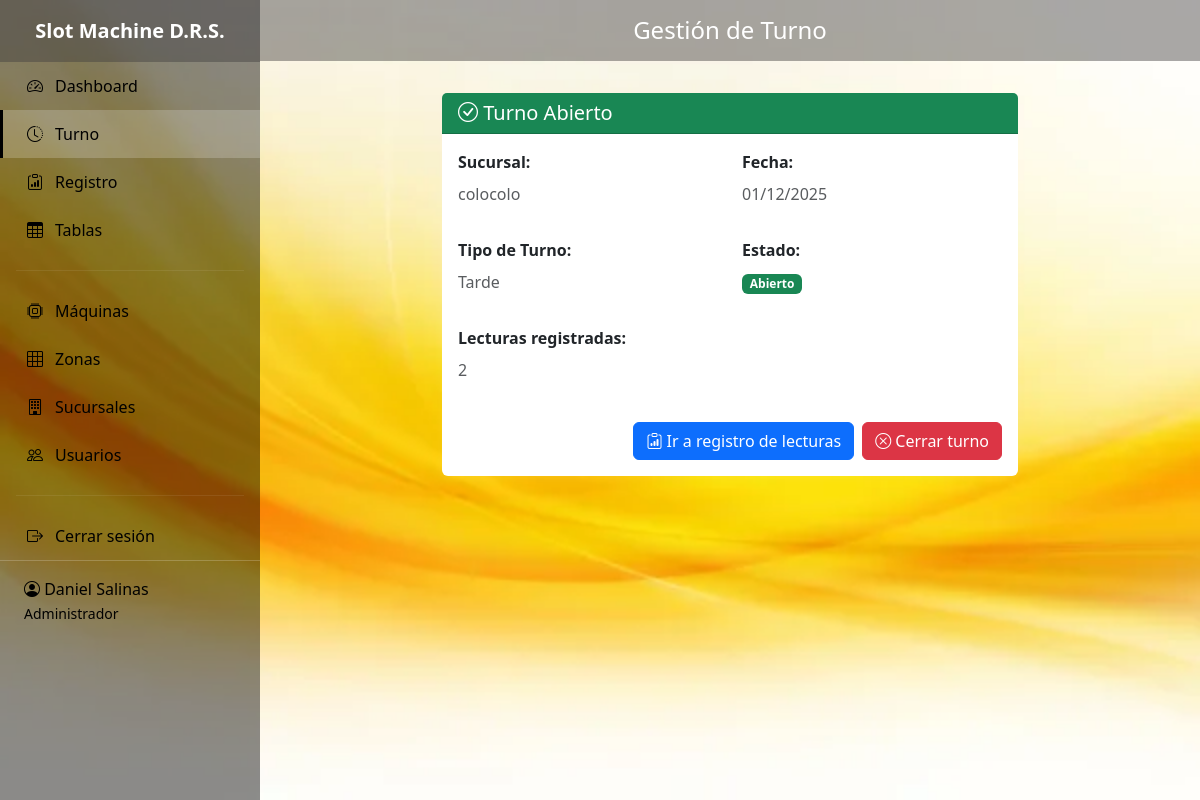
The app's page /turno/ (signed in) with its own data.
### control/models.py (models this page shows, shortened)
class Usuario(AbstractUser):
    ROLE_CHOICES = [
        ('admin', 'Administrador'),
        ('usuario', 'Usuario/Atendedora'),
    ]
    role = models.CharField(
        max_length=20,
        choices=ROLE_CHOICES,
        default='usuario',
        verbose_name='Rol'
    )
    nombre = models.CharField(max_length=150, verbose_name='Nombre Completo')
    class Meta:
        verbose_name = 'Usuario'
        verbose_name_plural = 'Usuarios'

class Turno(models.Model):
    TIPO_TURNO_CHOICES = [
        ('Mañana', 'Mañana'),
        ('Tarde', 'Tarde'),
        ('Noche', 'Noche'),
    ]
    ESTADO_CHOICES = [
        ('Abierto', 'Abierto'),
        ('Cerrado', 'Cerrado'),
    ]
    sucursal = models.ForeignKey(
        Sucursal,
        on_delete=models.CASCADE,
        related_name='turnos',
        verbose_name='Sucursal'
    )
    usuario = models.ForeignKey(
        Usuario,
        on_delete=models.CASCADE,
        related_name='turnos',
        verbose_name='Usuario'
    )
    fecha = models.DateField(verbose_name='Fecha')
    tipo_turno = models.CharField(
        max_length=20,
        choices=TIPO_TURNO_CHOICES,
        verbose_name='Tipo de Turno'
    )
    estado = models.CharField(
        max_length=20,
        choices=ESTADO_CHOICES,
        default='Abierto',
        verbose_name='Estado'
    )
    observaciones = models.TextField(blank=True, verbose_name='Observaciones')
    total_cierre = models.DecimalField(
        max_digits=14,
        decimal_places=2,
        null=True,
        blank=True,
        verbose_name='Total de Cierre'
    )
    created_at = models.DateTimeField(auto_now_add=True, verbose_name='Fecha de Creación')
    class Meta:
        verbose_name = 'Turno'
        verbose_name_plural = 'Turnos'
        ordering = ['-fecha', '-created_at']

class Sucursal(models.Model):
    nombre = models.CharField(max_length=150, verbose_name='Nombre')
    direccion = models.CharField(max_length=255, blank=True, verbose_name='Dirección')
    telefono = models.CharField(max_length=50, blank=True, verbose_name='Teléfono')
    created_at = models.DateTimeField(auto_now_add=True, verbose_name='Fecha de Creación')
    class Meta:
        verbose_name = 'Sucursal'
        verbose_name_plural = 'Sucursales'
        ordering = ['nombre']

### control/views.py (the view, shortened to what this page needs)
# urls.py: path('turno/', views.turno_view, name='turno'),
@login_required
def turno_view(request):
    turno_abierto = Turno.objects.filter(
        usuario=request.user,
        estado='Abierto'
    ).first()
    form = TurnoForm() if not turno_abierto else None
    cantidad_lecturas = 0
    if turno_abierto:
        cantidad_lecturas = LecturaMaquina.objects.filter(
            turno=turno_abierto
        ).count()
    context = {
        'turno_abierto': turno_abierto,
        'cantidad_lecturas': cantidad_lecturas,
        'form': form,
        'sucursales': Sucursal.objects.all(),
    }
    return render(request, 'turno.html', context)

### templates/turno.html (shortened to what this page needs)
{% extends 'base.html' %}
{% block page_title %}Gestión de Turno{% endblock %}
{% block content %}
<div class="row">
    <div class="col-lg-8 mx-auto">
        {% if turno_abierto %}
            <div class="card">
                <div class="card-header bg-success text-white">
                    <h5 class="mb-0"><i class="bi bi-check-circle"></i> Turno Abierto</h5>
                </div>
                <div class="card-body">
                    <div class="row mb-3">
                        <div class="col-md-6">
                            <p class="mb-2"><strong>Sucursal:</strong></p>
                            <p class="text-muted">{{ turno_abierto.sucursal.nombre }}</p>
                        </div>
                        <div class="col-md-6">
                            <p class="mb-2"><strong>Fecha:</strong></p>
                            <p class="text-muted">{{ turno_abierto.fecha|date:"d/m/Y" }}</p>
                        </div>
                    </div>
                    <div class="row mb-3">
                        <div class="col-md-6">
                            <p class="mb-2"><strong>Tipo de Turno:</strong></p>
                            <p class="text-muted">{{ turno_abierto.tipo_turno }}</p>
                        </div>
                        <div class="col-md-6">
                            <p class="mb-2"><strong>Estado:</strong></p>
                            <span class="badge bg-success">{{ turno_abierto.estado }}</span>
                        </div>
                    </div>
                    <div class="row mb-3">
                        <div class="col-md-6">
                            <p class="mb-2"><strong>Lecturas registradas:</strong></p>
                            <p class="text-muted">{{ cantidad_lecturas }}</p>
                        </div>
                    </div>
                    <div class="d-grid gap-2 d-md-flex justify-content-md-end mt-4">
                        <a href="{% url 'control:registro' %}" class="btn btn-primary btn-lg-tablet">
                            <i class="bi bi-clipboard-data"></i> Ir a registro de lecturas
                        </a>
                        <form method="post" action="{% url 'control:cerrar_turno' turno_abierto.id %}" onsubmit="return confirm('¿Está seguro de cerrar este turno?');">
                            <button type="submit" class="btn btn-danger btn-lg-tablet">
                                <i class="bi bi-x-circle"></i> Cerrar turno
                            </button>
                        </form>
                    </div>
                </div>
            </div>
        {% endif %}
    </div>
</div>
{% endblock %}

### templates/base.html (shortened to what this page needs)
{% load static %}
<!DOCTYPE html>
<html lang="es">
<head>
    <link href="https://cdn.jsdelivr.net/npm/bootstrap@5.3.0/dist/css/bootstrap.min.css" rel="stylesheet">
    <link rel="stylesheet" href="https://cdn.jsdelivr.net/npm/bootstrap-icons@1.11.0/font/bootstrap-icons.css">
    <link rel="stylesheet" href="{% static 'css/custom.css' %}">
</head>
<body>
{% if user.is_authenticated %}
    <aside class="sidebar">
        <div class="sidebar-brand">
            Slot Machine D.R.S.
        </div>
        <ul class="sidebar-nav nav flex-column">
            {% if user.role == 'admin' %}
            <li class="nav-item">
                <a class="nav-link {% if request.resolver_match.url_name == 'dashboard' %}active{% endif %}"
                   href="{% url 'control:dashboard' %}">
                    <i class="bi bi-speedometer2"></i> Dashboard
                </a>
            </li>
            {% endif %}
            <li class="nav-item">
                <a class="nav-link {% if request.resolver_match.url_name == 'turno' %}active{% endif %}"
                   href="{% url 'control:turno' %}">
                    <i class="bi bi-clock-history"></i> Turno
                </a>
            </li>
            <li class="nav-item">
                <a class="nav-link {% if request.resolver_match.url_name == 'registro' %}active{% endif %}"
                   href="{% url 'control:registro' %}">
                    <i class="bi bi-clipboard-data"></i> Registro
                </a>
            </li>
            <li class="nav-item">
                <a class="nav-link {% if request.resolver_match.url_name == 'tablas' %}active{% endif %}"
                   href="{% url 'control:tablas' %}">
                    <i class="bi bi-table"></i> Tablas
                </a>
            </li>
            {% if user.role == 'admin' %}
                <hr class="mx-3" style="border-color: rgba(255,255,255,0.3);">
                <li class="nav-item">
                    <a class="nav-link {% if 'maquinas' in request.path %}active{% endif %}"
                       href="{% url 'control:maquinas_list' %}">
                        <i class="bi bi-cpu"></i> Máquinas
                    </a>
                </li>
                <li class="nav-item">
                    <a class="nav-link {% if 'zonas' in request.path %}active{% endif %}"
                       href="{% url 'control:zonas_list' %}">
                        <i class="bi bi-grid-3x3"></i> Zonas
                    </a>
                </li>
                <li class="nav-item">
                    <a class="nav-link {% if 'sucursales' in request.path %}active{% endif %}"
                       href="{% url 'control:sucursales_list' %}">
                        <i class="bi bi-building"></i> Sucursales
                    </a>
                </li>
                <li class="nav-item">
                    <a class="nav-link {% if 'usuarios' in request.path %}active{% endif %}"
                       href="{% url 'control:usuarios_list' %}">
                        <i class="bi bi-people"></i> Usuarios
                    </a>
                </li>
            {% endif %}
            <hr class="mx-3" style="border-color: rgba(255,255,255,0.3);">
            <li class="nav-item">
                <a class="nav-link" href="{% url 'control:logout' %}">
                    <i class="bi bi-box-arrow-right"></i> Cerrar sesión
                </a>
            </li>
        </ul>
        <div class="sidebar-user">
            <i class="bi bi-person-circle"></i> {{ user.nombre }} <br>
            <small>{{ user.get_role_display }}</small>
        </div>
    </aside>
    <main class="main-content">
        <div class="top-bar">
            <h4 class="mb-0">{% block page_title %}Sistema de Control{% endblock %}</h4>
        </div>
        <div class="content-area">
            {% block content %}{% endblock %}
        </div>
    </main>
{% else %}
    {% block login_content %}{% endblock %}
{% endif %}
</body>
</html>

### static/img/custom.css (style rules this page uses)
.sidebar { position: relative; height: 100vh; background-image: url("../img/sidebar_bg.jpg"); background-size: cover; background-position: center; background-repeat: no-repeat; background-attachment: fixed; }
.sidebar::before { content: ""; position: absolute; top: 0; left: 0; width: 100%; height: 100%; background: rgba(0, 0, 0, 0.55); z-index: 0; }
.sidebar * { position: relative; z-index: 1; }

### records on screen
Usuario: nombre "Daniel Salinas", role "Administrador"
Turno: sucursal.nombre "colocolo", fecha "01/12/2025", tipo_turno "Tarde", estado "Abierto"

### other values on screen
{{ cantidad_lecturas }} "2"
